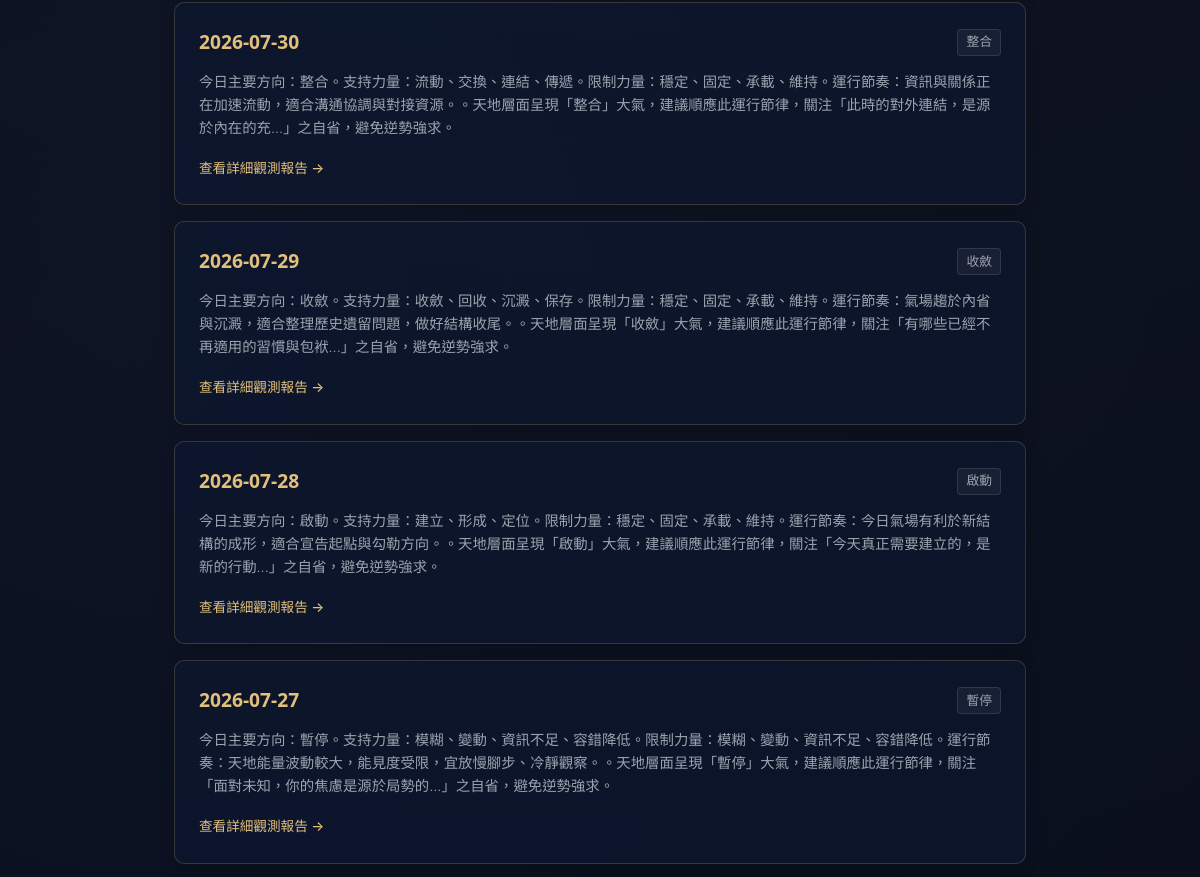
Page /archive (middle part) on the earlier database version.
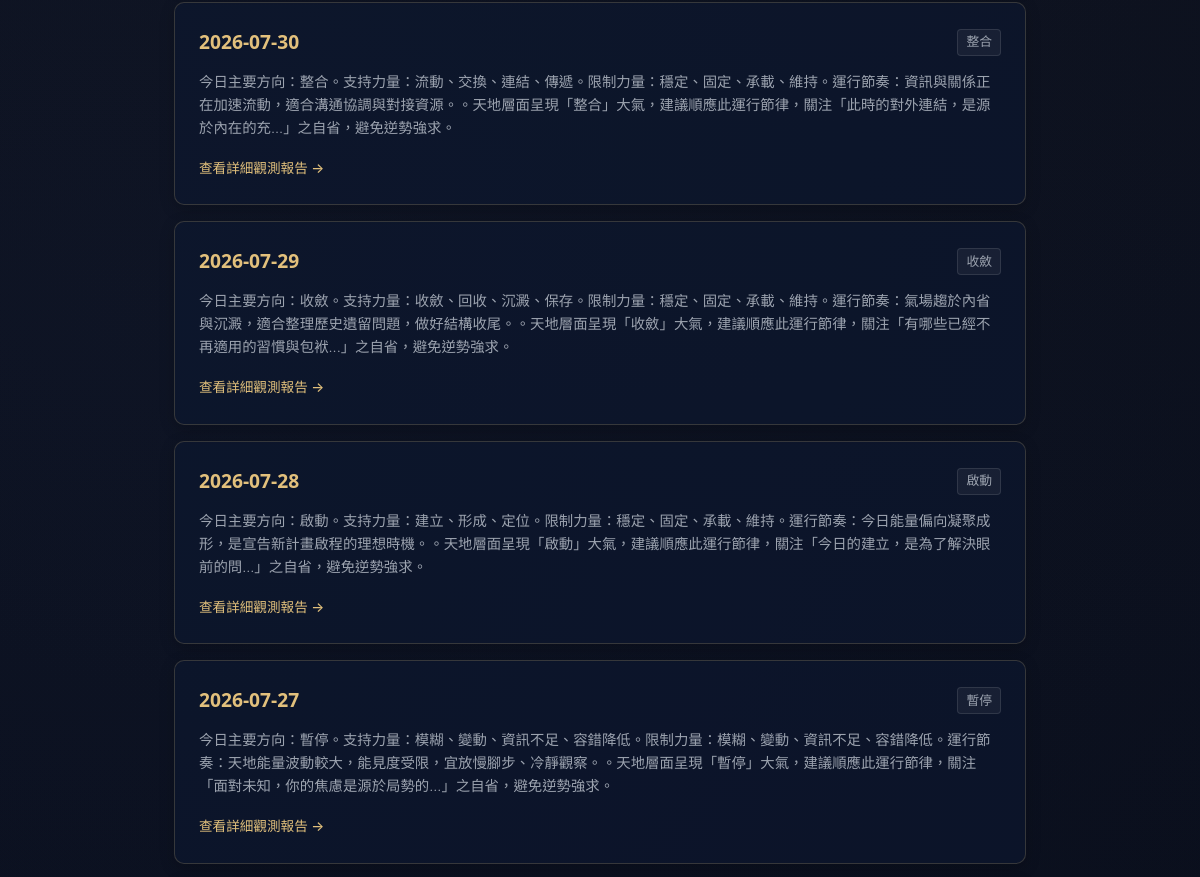
Same page on the later database version.
### tables this page shows
CREATE TABLE daily_states (
            id INTEGER PRIMARY KEY AUTOINCREMENT,
            date TEXT NOT NULL,
            timezone TEXT NOT NULL,
            city TEXT NOT NULL,
            raw_timing_data TEXT NOT NULL,
            semantic_vectors TEXT NOT NULL,
            primary_force TEXT NOT NULL,
            secondary_force TEXT NOT NULL,
            constraint_force TEXT NOT NULL,
            daily_rhythm TEXT NOT NULL,
            daily_summary TEXT NOT NULL,
            reflection_question TEXT NOT NULL,
            created_at TEXT NOT NULL,
            UNIQUE(date, timezone, city)
        );

### app.py (the view)
@app.get("/archive", response_class=HTMLResponse)
def read_archive(request: Request):
    states = get_all_daily_states()
    return templates.TemplateResponse(request=request, name="archive.html", context={"request": request, "states": states})

### templates/archive.html (shortened to what this page needs)
<!DOCTYPE html>
<html lang="zh-TW">
<head>
    <link rel="stylesheet" href="/static/style.css">
</head>
<body>
    <main class="container">
        <section class="archive-list-container">
            {% if states %}
                {% for st in states %}
                <div class="archive-item-card">
                    <div class="archive-date-row">
                        <span class="archive-date gold-text">{{ st.date }}</span>
                        <span class="archive-rhythm-badge">{{ st.daily_rhythm }}</span>
                    </div>
                    <p class="archive-summary">{{ st.daily_summary }}</p>
                    <a href="/date/{{ st.date }}" class="btn-text-gold">查看詳細觀測報告 →</a>
                </div>
                {% endfor %}
            {% else %}
                <div class="card empty-card">
                    <p>目前尚無歷史檔案記錄。請先在前台查詢或自動生成特定日期天時。</p>
                </div>
            {% endif %}
        </section>
    </main>
</body>
</html>

### static/style.css (style rules this page uses)
:root { --bg-dark: #050A18; --bg-card: rgba(13, 23, 49, 0.65); --gold: #E2C07C; --gold-hover: #D4AF37; --gold-border: rgba(226, 192, 124, 0.2); --gold-border-bright: rgba(226, 192, 124, 0.4); --text-primary: #F3F4F6; --text-secondary: #9CA3AF; --text-muted: #6B7280; --font-serif: 'STHeitiTC-Light', 'Microsoft JhengHei Light', 'PingFang TC', system-ui, -apple-system, sans-serif; --font-sans: 'STHeitiTC-Light', 'Microsoft JhengHei Light', 'PingFang TC', 'Inter', 'Outfit', system-ui, -apple-system, sans-serif; --green-accent: #34D399; --red-accent: #F87171; }
* { box-sizing: border-box; margin: 0; padding: 0; }
body { background-color: var(--bg-dark); background-image: radial-gradient(circle at 50% 0%, rgba(226, 192, 124, 0.05) 0%, transparent 70%), radial-gradient(circle at 10% 30%, rgba(13, 23, 49, 0.4) 0%, transparent 50%); color: var(--text-primary); font-family: var(--font-sans); font-weight: 300; line-height: 1.6; -webkit-font-smoothing: antialiased; padding-bottom: 2rem; }
.container { max-width: 900px; margin: 2rem auto; padding: 0 1.5rem; }
.gold-text { color: var(--gold); font-weight: 600; }
.archive-item-card { background: var(--bg-card); border: 1px solid var(--gold-border); border-radius: 10px; padding: 1.5rem; margin-bottom: 1rem; box-shadow: 0 4px 15px rgba(0, 0, 0, 0.2); transition: border-color 0.3s; }
.archive-date-row { display: flex; justify-content: space-between; align-items: center; margin-bottom: 0.75rem; }
.archive-date { font-family: var(--font-serif); font-size: 1.2rem; font-weight: 700; }
.archive-rhythm-badge { font-size: 0.8rem; background: rgba(255, 255, 255, 0.05); border: 1px solid rgba(255, 255, 255, 0.1); color: var(--text-secondary); padding: 0.15rem 0.5rem; border-radius: 4px; }
.archive-summary { font-size: 0.9rem; color: var(--text-secondary); margin-bottom: 1rem; line-height: 1.6; }
.btn-text-gold { color: var(--gold); text-decoration: none; font-size: 0.85rem; font-weight: 500; transition: color 0.3s; }

Differences in the rows shown:
removed daily_states: date "2026-07-28", daily_rhythm "啟動", daily_summary "今日主要方向：啟動。支持力量：建立、形成、定位。限制力量：穩定、固定、承載、維持。運行節奏：今日氣場有利於新結構的成形，適合宣告起點與勾勒方向。。天地層面呈現「啟動」大氣，建議順應此運行節律，關注「今天真正需要建立的，是新的行動...」之自省，避免逆勢強求。"
added daily_states: date "2026-07-28", daily_rhythm "啟動", daily_summary "今日主要方向：啟動。支持力量：建立、形成、定位。限制力量：穩定、固定、承載、維持。運行節奏：今日能量偏向凝聚成形，是宣告新計畫啟程的理想時機。。天地層面呈現「啟動」大氣，建議順應此運行節律，關注「今日的建立，是為了解決眼前的問...」之自省，避免逆勢強求。"
